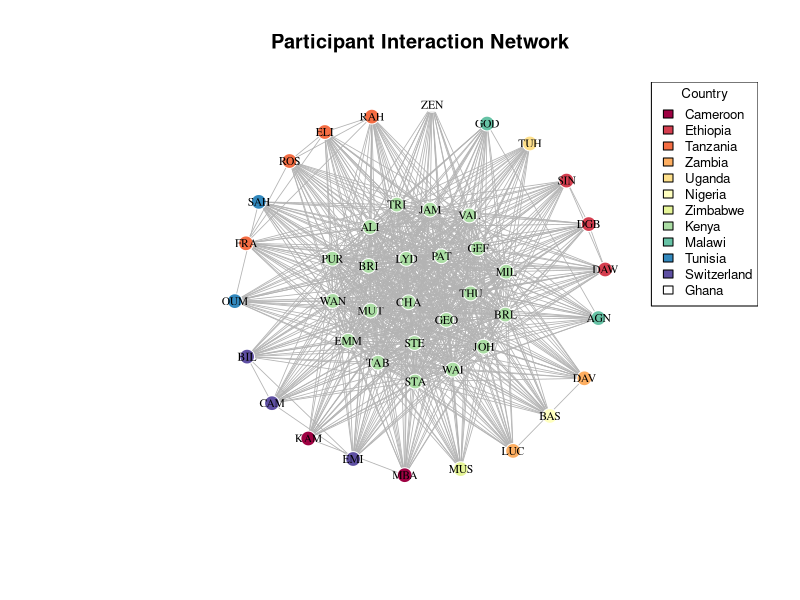
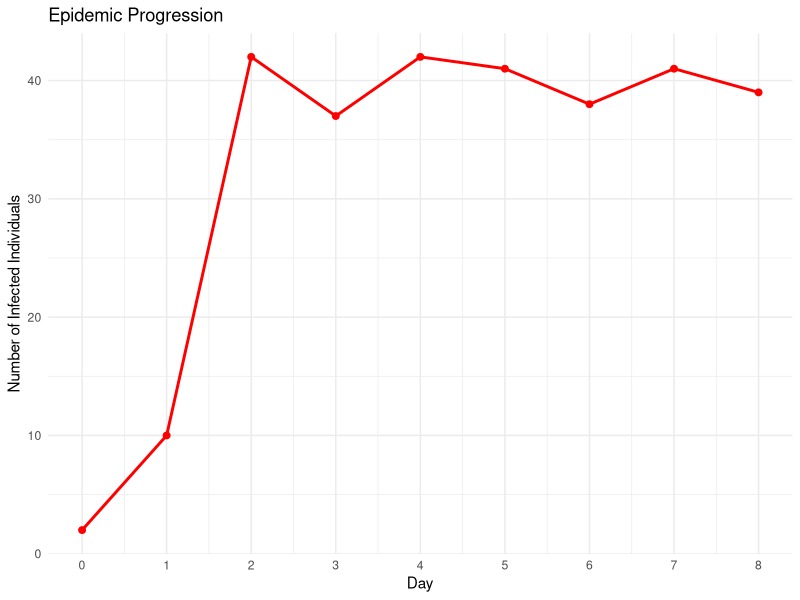
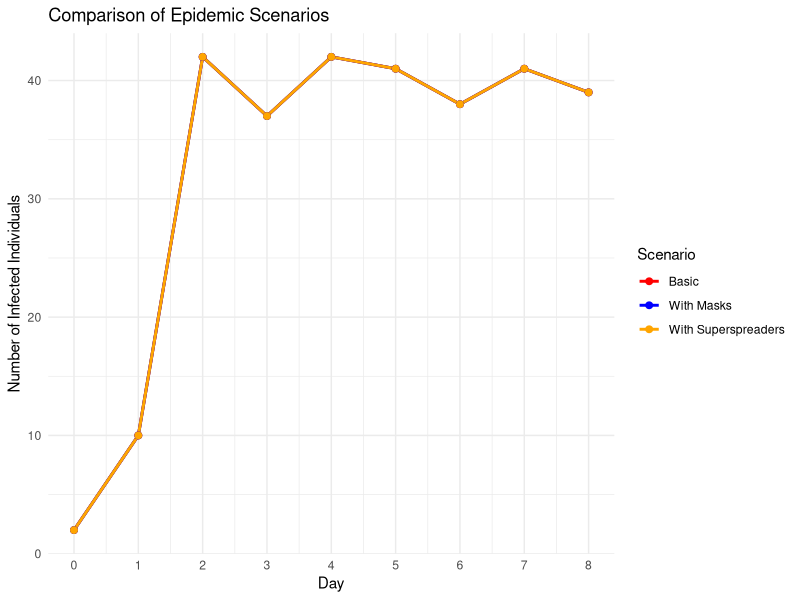

These charts were generated, in order, by the following R code:
###### The following exercise 
# Network Analysis and SIS Epidemic Model
# Load required libraries
library(igraph)
library(ggplot2)
library(dplyr)
library(RColorBrewer)

# Create the dataset
data <- data.frame(
  Participant = c("KAM", "SIN", "RAH", "DAW", "LUC", "TUH", "BAS", "MBA", "MUS", "DAV", "CHA", "EMM", "LYD", "VAL", "GOD", "AGN", "ROS", "FRA", "JAM", "DGB", "ELI", "WAN", "MUT", "GEO", "GEF", "SAH", "PAT", "TAB", "BRI", "STA", "OUM", "STE", "THU", "EMI", "CAM", "ZEN", "BIL", "JOH", "ALI", "PUR", "WAI", "MIL", "BRL", "TRI"), 
  Country = c("Cameroon", "Ethiopia", "Tanzania", "Ethiopia", "Zambia", "Uganda", "Nigeria", "Cameroon", "Zimbabwe", "Zambia", "Kenya", "Kenya", "Kenya", "Kenya", "Malawi", "Malawi", "Tanzania", "Tanzania", "Kenya", "Ethiopia", "Tanzania", "Kenya", "Kenya", "Kenya", "Kenya", "Tunisia", "Kenya", "Kenya", "Kenya", "Kenya", "Tunisia", "Kenya", "Kenya", "Switzerland", "Switzerland", "Ghana", "Switzerland", "Kenya", "Kenya", "Kenya", "Kenya", "Kenya", "Kenya", "Kenya")
)

#####PART 1. NETWORK CONSTRUCTION

##Remember Networks are based on matrices - adjacency matrix defines who is conneted to whom.
# Create adjacency matrix based on connection rules: a) People from same country are connected; b) Non-Kenyans are also connected to Kenyans. 
create_network <- function(data) {
  n <- nrow(data)
  adj_matrix <- matrix(0, n, n)
  rownames(adj_matrix) <- colnames(adj_matrix) <- data$Participant
  
  for(i in 1:n) {
    for(j in 1:n) {
      if(i != j) {
        ##Same country connect
        if(data$Country[i] == data$Country[j]) {
          adj_matrix[i,j] <- 1
        }
        ##Non-Kenyans connect to Kenyans
        else if(data$Country[i] != "Kenya" & data$Country[j] == "Kenya") {
          adj_matrix[i,j] <- 1
        }
        else if(data$Country[i] == "Kenya" & data$Country[j] != "Kenya") {
          adj_matrix[i,j] <- 1
        }
      }
    }
  }
  return(adj_matrix)
}

# Create the network and add attributes (CORRECTED)
adj_matrix <- create_network(data) ### Explore the adjacency 
g <- graph_from_adjacency_matrix(adj_matrix, mode = "undirected")

# Add attributes - CORRECTED VERSION
V(g)$country <- data$Country
V(g)$name <- data$Participant

##Create and visualize the network
plot_network <- function(g, data) {
  ##Color nodes by country
  countries <- unique(data$Country)
  colors <- RColorBrewer::brewer.pal(min(length(countries), 11), "Spectral")
  country_colors <- setNames(colors[1:length(countries)], countries)
  
  ##Set vertex colors using the country attribute
  V(g)$color <- country_colors[V(g)$country]
  
  ##Set the graph layout - there are many layouts - please explore them
  set.seed(123)
  layout <- layout_with_fr(g)
  
  # Plot
  plot(g, 
       layout = layout,
       vertex.size = 8,
       vertex.label = V(g)$name,  # Explicitly use vertex names
       vertex.label.cex = 0.7,
       vertex.label.color = "black",
       vertex.frame.color = "white",
       edge.color = "gray70",
       edge.width = 0.8,
       main = "Participant Interaction Network")
  
  ##Add legend - you can change position or text size
  legend("topright", legend = countries, fill = country_colors, cex = 0.8, title = "Country")
}

###Plot the network
plot_network(g, data)

### Now you have a network - 

# 2. SIS EPIDEMIC MODdata = # 2. SIS EPIDEMIC MODEL FUNCTION
sis_model <- function(adj_matrix, beta, gamma, initial_infected, days, superspreaders = NULL, mask_day = NULL, mask_efficacy = 0.5) {
  n <- nrow(adj_matrix)
  participants <- rownames(adj_matrix)
  
  # Initialize states: 0 = Susceptible, 1 = Infected
  states <- matrix(0, nrow = days + 1, ncol = n)
  colnames(states) <- participants
  
  # Set initial infected
  states[1, initial_infected] <- 1
  
  # Track daily infections for incidence calculation
  daily_new_infections <- rep(0, days + 1)
  
  # Superspreader multiplier
  ss_multiplier <- rep(1, n)
  if(!is.null(superspreaders)) {
    ss_idx <- which(participants %in% superspreaders)
    ss_multiplier[ss_idx] <- 3  # 3x transmission rate
  }
  
  for(day in 1:days) {
    current_state <- states[day, ]
    new_state <- current_state
    new_infections <- 0
    
    # Apply mask effect if applicable
    current_beta <- beta
    if(!is.null(mask_day) && day >= mask_day) {
      current_beta <- beta * (1 - mask_efficacy)
    }
    
    for(i in 1:n) {
      if(current_state[i] == 0) {  # If susceptible
        # Calculate infection probability from infected neighbors
        infected_neighbors <- which(current_state == 1 & adj_matrix[i, ] == 1)
        if(length(infected_neighbors) > 0) {
          # Calculate total force of infection
          total_force <- 0
          for(neighbor in infected_neighbors) {
            total_force <- total_force + current_beta * ss_multiplier[neighbor]
          }
          
          # Probability of infection (1 - probability of avoiding all infections)
          prob_infection <- 1 - exp(-total_force)
          
          if(runif(1) < prob_infection) {
            new_state[i] <- 1
            new_infections <- new_infections + 1
          }
        }
      } else {  # If infected
        # Recovery
        if(runif(1) < gamma) {
          new_state[i] <- 0
        }
      }
    }
    
    states[day + 1, ] <- new_state
    daily_new_infections[day + 1] <- new_infections
  }
  
  return(list(states = states, daily_new_infections = daily_new_infections))
}

# 3. RUN SIMULATIONS

# Set parameters
beta <- 0.4
gamma <- 0.1
days <- 8

# Find participant indices
zeinabu_idx <- which(data$Participant == "ZEN")
agnes_idx <- which(data$Participant == "AGN")
initial_infected <- c("ZEN", "AGN")

# Scenario 1: Basic SIS model
set.seed(42)
result1 <- sis_model(adj_matrix, beta, gamma, initial_infected, days)

# Scenario 2: With masks from day 4
set.seed(42)
result2 <- sis_model(adj_matrix, beta, gamma, initial_infected, days, mask_day = 4)

# Scenario 3: With superspreaders
superspreaders <- c("BAS", "BIL", "MUT", "PUR")
set.seed(42)
result3 <- sis_model(adj_matrix, beta, gamma, initial_infected, days, superspreaders = superspreaders)

# 4. ANALYSIS AND RESULTS

cat("=== EPIDEMIC ANALYSIS RESULTS ===\n\n")

# a) Number of infected on days 2, 4, 8
infected_day2 <- sum(result1$states[3, ])  # Day 2 (row 3, 0-indexed)
infected_day4 <- sum(result1$states[5, ])  # Day 4
infected_day8 <- sum(result1$states[9, ])  # Day 8

cat("a) Number of infected individuals:\n")
cat("   Day 2:", infected_day2, "people\n")
cat("   Day 4:", infected_day4, "people\n")
cat("   Day 8:", infected_day8, "people\n\n")

# b) Incidence at day 8
incidence_day8 <- result1$daily_new_infections[9]
cat("b) Incidence on Day 8:", incidence_day8, "new infections\n\n")

# c) Infections averted with masks
infected_day8_masks <- sum(result2$states[9, ])
infections_averted <- infected_day8 - infected_day8_masks
cat("c) With masks from Day 4:\n")
cat("   Infections on Day 8 with masks:", infected_day8_masks, "\n")
cat("   Infections averted:", infections_averted, "\n\n")

# d) Network metrics
cat("d) Network Metrics:\n")

# i) Density
density_val <- edge_density(g)
cat("   i) Network density:", round(density_val, 3), "\n")

# ii) Superspreader analysis
cat("   ii) Superspreader analysis:\n")
infected_normal <- sum(result1$states[9, ])
infected_superspreaders <- sum(result3$states[9, ])
cat("       Without superspreaders: ", infected_normal, " infected\n")
cat("       With superspreaders: ", infected_superspreaders, " infected\n")
cat("       Additional infections from superspreaders: ", infected_superspreaders - infected_normal, "\n")

# iii) Effect of interaction rate changes
cat("   iii) Effect of changing interaction rates:\n")
betas <- c(0.2, 0.3, 0.4, 0.5, 0.6)
final_infected <- numeric(length(betas))

for(i in seq_along(betas)) {
  set.seed(42)
  temp_result <- sis_model(adj_matrix, betas[i], gamma, initial_infected, days)
  final_infected[i] <- sum(temp_result$states[9, ])
}

beta_results <- data.frame(Beta = betas, Final_Infected = final_infected)
print(beta_results)

# 5. VISUALIZATION OF EPIDEMIC PROGRESSION
plot_epidemic <- function(states) {
  days <- nrow(states) - 1
  infected_counts <- rowSums(states)
  
  df <- data.frame(
    Day = 0:days,
    Infected = infected_counts
  )
  
  ggplot(df, aes(x = Day, y = Infected)) +
    geom_line(color = "red", size = 1) +
    geom_point(color = "red", size = 2) +
    labs(title = "Epidemic Progression",
         x = "Day",
         y = "Number of Infected Individuals") +
    theme_minimal() +
    scale_x_continuous(breaks = 0:days)
}

# Plot epidemic progression
print(plot_epidemic(result1$states))

# Comparison plot
compare_df <- data.frame(
  Day = rep(0:days, 3),
  Infected = c(rowSums(result1$states), rowSums(result2$states), rowSums(result3$states)),
  Scenario = rep(c("Basic", "With Masks", "With Superspreaders"), each = days + 1)
)

comparison_plot <- ggplot(compare_df, aes(x = Day, y = Infected, color = Scenario)) +
  geom_line(size = 1) +
  geom_point(size = 2) +
  labs(title = "Comparison of Epidemic Scenarios",
       x = "Day",
       y = "Number of Infected Individuals") +
  theme_minimal() +
  scale_x_continuous(breaks = 0:days) +
  scale_color_manual(values = c("red", "blue", "orange"))

print(comparison_plot)

cat("\n=== SUMMARY ===\n")
cat("Network has", vcount(g), "participants and", ecount(g), "connections\n")
cat("Density:", round(density_val, 3), "- indicates a", 
    ifelse(density_val > 0.5, "highly", "moderately"), "connected network\n")
cat("Superspreaders significantly increase transmission\n")
cat("Masks can effectively reduce transmission when implemented\n")